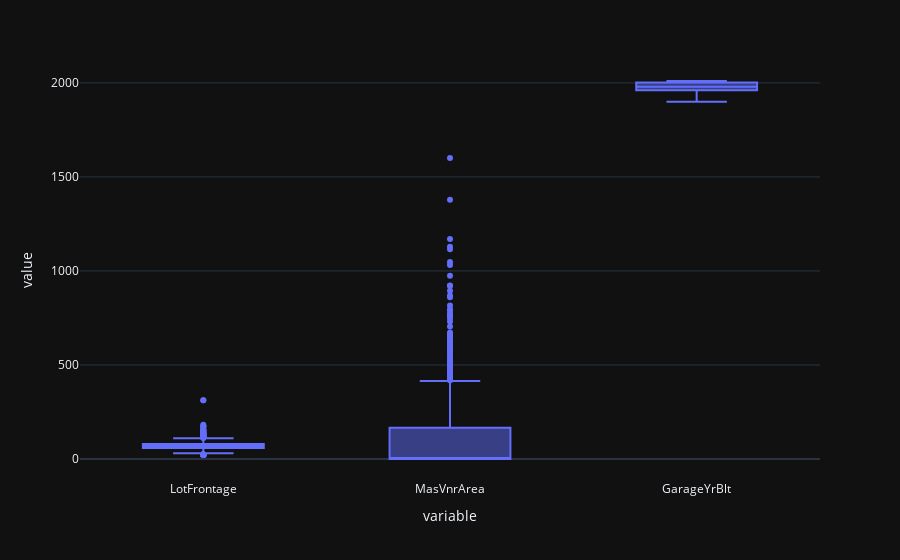

The notebook cell saved with this chart:
### Markdown cell above
# IMPUTATION

### Code cell
px.box(train,y = ['LotFrontage','MasVnrArea','GarageYrBlt']).update_layout(template='plotly_dark')

### Figure 1 — Plotly figure (JSON) as saved in the notebook; plotly's stock layout.template omitted (floating-point values rounded to 4 significant figures; data arrays with more than 128 entries replaced by an {"elided": "..."} marker saying what was removed)
{"data": [{"alignmentgroup": "True", "hovertemplate": "variable=%{x}<br>value=%{y}<extra></extra>", "legendgroup": "", "marker": {"color": "#636efa"}, "name": "", "notched": false, "offsetgroup": "", "orientation": "v", "showlegend": false, "type": "box", "x": {"elided": "4380 str values"}, "x0": " ", "xaxis": "x", "y": {"elided": "4380 int values"}, "y0": " ", "yaxis": "y"}], "layout": {"boxmode": "group", "legend": {"tracegroupgap": 0}, "margin": {"t": 60}, "xaxis": {"anchor": "y", "domain": [0, 1], "title": {"text": "variable"}}, "yaxis": {"anchor": "x", "domain": [0, 1], "title": {"text": "value"}}}}
